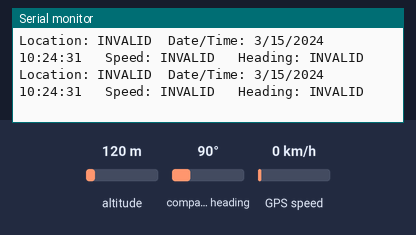
Recording of a sketch running on a simulated Arduino Due. On the bench: the last lines printed to the serial monitor. Inputs (shaded band) come from the test bench; at power-on: GPS speed 0 km/h, compass heading 90°, altitude 120 m. The GPS gets a fix after 3 s at 37.7749, -122.4194 with 8 satellites.

Above: at 1.2 s.
1.3 s: GPS speed set to 2 km/h
At 3.9 s:
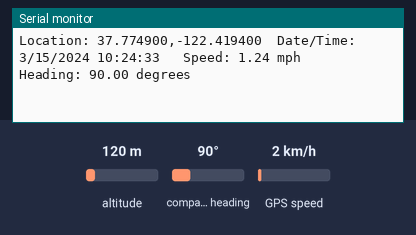
5.4 s: compass heading set to 7°
At 6.5 s:
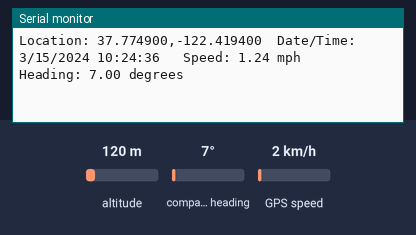
6.9 s: compass heading set to 90°
At 7.9 s:
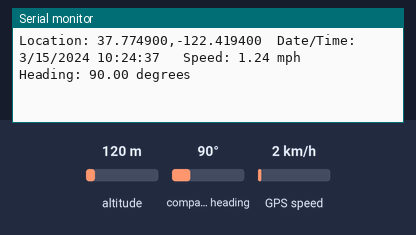
Timing chart, 0 to 9.9 s (numbered marks = the images above; inputs shaded):
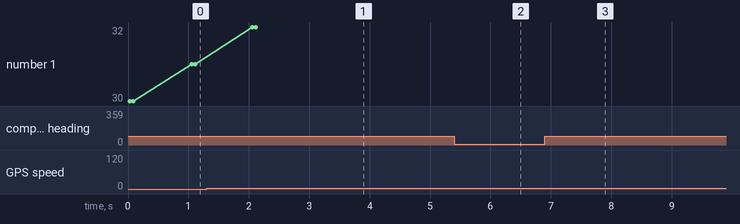

The sketch:

TeensyCode.ino
```cpp
//for GPS
#include <TinyGPS++.h> //DIFFERENT FROM TinyGPS! Forgot if this is from arduino library manager or github
#include <SoftwareSerial.h> //also forget if this is from arduino library manager or github
//for 9dof
#include <Wire.h>
#include <SPI.h>
#include <Adafruit_LSM9DS1.h> //installed from Arduino library manager, search for Adafruit LSM9DS1 and click yes to install dependancies
#include <Adafruit_Sensor.h>  // not used but required!


//for GPS
static const int gpsRXPin = 4, gpsTXPin = 3;
static const uint32_t GPSBaud = 9600;
TinyGPSPlus gps; // The TinyGPS++ object
SoftwareSerial ss(gpsRXPin, gpsTXPin); // The serial connection to the GPS device

//for 9dof
Adafruit_LSM9DS1 lsm = Adafruit_LSM9DS1();
#define LSM9DS1_SCK A5
#define LSM9DS1_MOSI A4

//Global Variables    set to NULL for invalid
double gpsLat;
double gpsLng;
double gpsSpeed;
int gpsSecond;
int gpsMinute;
int gpsHour;
int gpsDay;
int gpsMonth;
int gpsYear;
double gpsCourse;

double ndofAccelX; // m/s^2
double ndofAccelY; // m/s^2
double ndofAccelZ; // m/s^2
double ndofMagX;   // uT
double ndofMagY;   // uT
double ndofMagZ;   // uT
double ndofGyroX;  // rad/s
double ndofGyroY;  // rad/s
double ndofGyroZ;  // rad/s


void setup(){
  Serial.begin(115200);

  //GPS setup
  ss.begin(GPSBaud);

  //9dof setup (accelerometer, magnetometer, gyroscope)
  if (!lsm.begin()){ //if 9dof sensor is detected
    Serial.println("Problem initializing LSM9DS1 9dof -- check wiring connections");
  }
  lsm.setupAccel(lsm.LSM9DS1_ACCELRANGE_2G); //Accelerometer range can be set range higher by changing 2G to 4G, 8G or 16G
  lsm.setupMag(lsm.LSM9DS1_MAGGAIN_4GAUSS); //magnetometer sensitivity can be set higher with 8GAUSS 12GAUSS or 16GAUSS
  lsm.setupGyro(lsm.LSM9DS1_GYROSCALE_245DPS); //Gyroscope can be changed to 500DPS or 2000DPS
}

void loop(){
  if (ss.available()>0 && gps.encode(ss.read())){ //if we're getting GPS data
    handleGPS();
    //if statement does not fire if we're doing too much outside of this... (ex, calling handle9dof() or display___onSerial() in the main loop). ...Is that because serial data from GPS needs to be received synchronously? Sounds like software serial is generally inferior to hardware serial. I think we can shift this to hardware serial with Teensy 4.1 see https://www.pjrc.com/teensy/td_uart.html
    displayGPSOnSerial();
  }

  //handle9dof();

  //display9dofOnSerial();

  displayToLCD();
  writeToSDCard();
  transmitToRadio();
}

void displayToLCD(){
  bool validSpeed=true;
  if(gpsSpeed==NULL || gps.speed.age()>2000){ //if we didn't get a valid speed or the speed data was collected over 2 seconds ago
    validSpeed=false; //display -- or something instead of speed
  }
}

void writeToSDCard(){
  //test what happens when you attempt to write NULL
}

void transmitToRadio(){
  //test what happens when you attempt to transmit NULL
}

void display9dofOnSerial(){
  Serial.print("Accel X: "); Serial.print(ndofAccelX); Serial.print(" m/s^2");
  Serial.print("  Y: "); Serial.print(ndofAccelY);     Serial.print(" m/s^2 ");
  Serial.print("  Z: "); Serial.print(ndofAccelZ);     Serial.print(" m/s^2 ");
  Serial.print("\t");
  Serial.print("Mag X: "); Serial.print(ndofMagX);   Serial.print(" uT");
  Serial.print("  Y: "); Serial.print(ndofMagY);     Serial.print(" uT");
  Serial.print("  Z: "); Serial.print(ndofMagZ);     Serial.print(" uT");
  Serial.print("\t");
  Serial.print("Gyro X: "); Serial.print(ndofGyroX);   Serial.print(" rad/s");
  Serial.print("  Y: "); Serial.print(ndofGyroY);      Serial.print(" rad/s");
  Serial.print("  Z: "); Serial.print(ndofGyroZ);      Serial.print(" rad/s");

  Serial.println();
}

void displayGPSOnSerial(){ //ONLY WORKS IF CALLED IN GPS READ IF STATEMENT. Likely because communicating with GPS receiver over serial conflicts with printing this much data to serial monitor. Teensy 4.1 has 8 serial ports instead of Nano's one, so we should be able to solve this by using a seperate serial port
  Serial.print(F("Location: "));
  if (gpsLat!=NULL && gpsLng!=NULL){
    Serial.print(gpsLat, 6);
    Serial.print(F(","));
    Serial.print(gpsLng, 6);
  }
  else{
    Serial.print(F("INVALID"));
  }

  Serial.print(F("  Date/Time: "));
  if (gpsMonth!=NULL && gpsDay!=NULL && gpsYear!=NULL){
    Serial.print(gpsMonth);
    Serial.print(F("/"));
    Serial.print(gpsDay);
    Serial.print(F("/"));
    Serial.print(gpsYear);
  }
  else{
    Serial.print(F("INVALID"));
  }

  Serial.print(F(" "));
  if (gpsHour!=NULL && gpsMinute!=NULL && gpsSecond!=NULL){
    if (gpsHour < 10) Serial.print(F("0"));
    Serial.print(gpsHour);
    Serial.print(F(":"));
    if (gpsMinute < 10) Serial.print(F("0"));
    Serial.print(gpsMinute);
    Serial.print(F(":"));
    if (gpsSecond < 10) Serial.print(F("0"));
    Serial.print(gpsSecond);
  }
  else{
    Serial.print(F("INVALID"));
  }

  Serial.print("   Speed: ");
  if(gpsSpeed!=NULL){
    Serial.print(gpsSpeed);
    Serial.print(" mph");
  }else{
    Serial.print("INVALID");
  }

  Serial.print("   Heading: ");
  if(gpsCourse!=NULL){
    Serial.print(gpsCourse/100.0);
    Serial.print(" degrees");
  }else{
    Serial.print("INVALID");
  }

  Serial.println();
}

void handle9dof(){
  lsm.read();
  sensors_event_t a, m, g, temp;
  lsm.getEvent(&a, &m, &g, &temp);

  ndofAccelX=a.acceleration.x; // m/s^2
  ndofAccelY=a.acceleration.y; // m/s^2
  ndofAccelZ=a.acceleration.z; // m/s^2
  ndofMagX=m.magnetic.x;   // uT
  ndofMagY=m.magnetic.y;   // uT
  ndofMagZ=m.magnetic.z;   // uT
  ndofGyroX=g.gyro.x;  // rad/s
  ndofGyroY=g.gyro.y;  // rad/s
  ndofGyroZ=g.gyro.z;  // rad/s
}

void handleGPS(){
  if (gps.location.isValid()){
    gpsLat=gps.location.lat();
    gpsLng=gps.location.lng();
  }else{
   gpsLat=NULL;
   gpsLng=NULL;
  }

  if (gps.date.isValid()){
    gpsMonth=gps.date.month();
    gpsDay=gps.date.day();
    gpsYear=gps.date.year();
  }else{
    gpsMonth=NULL;
    gpsDay=NULL;
    gpsYear=NULL;
  }

  if (gps.time.isValid()){
    gpsHour=gps.time.hour();
    gpsMinute=gps.time.minute();
    gpsSecond=gps.time.second();
  }
  else{
    gpsHour=NULL;
    gpsMinute=NULL;
    gpsSecond=NULL;
  }

  if(gps.speed.isValid()){
    gpsSpeed=gps.speed.mph();
  }else{
    gpsSpeed=NULL;
  }
  if(gps.course.isValid()){
    gpsCourse=gps.course.value();
  }else{
    gpsCourse=NULL;
  }
  //Serial.print(gps.speed.age()); //not sure where/if this is useful yet...
}
```

Measured:
- after the input at 1.3 s, the serial monitor: prints a new line after 1.8 s (image 1)
- after the input at 5.4 s, the serial monitor: prints a new line after 0.68 s (image 2)
- after the input at 6.9 s, the serial monitor: prints a new line after 0.18 s (image 3)
